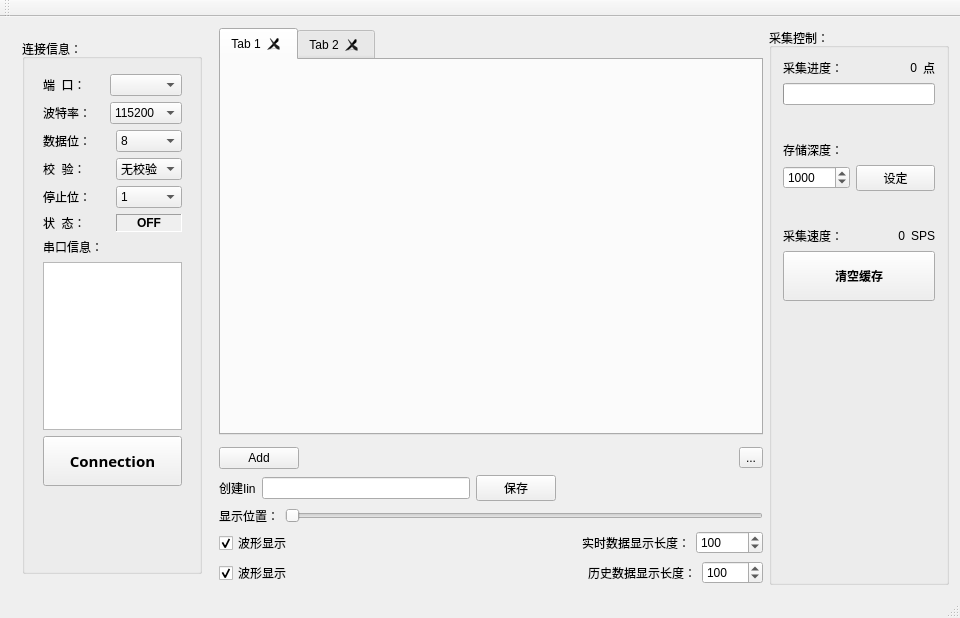
<?xml version="1.0" encoding="UTF-8"?>
<ui version="4.0">
 <class>PlayWindow</class>
 <widget class="QMainWindow" name="PlayWindow">
  <property name="geometry">
   <rect>
    <x>0</x>
    <y>0</y>
    <width>960</width>
    <height>618</height>
   </rect>
  </property>
  <property name="windowTitle">
   <string>PlayWindow</string>
  </property>
  <property name="styleSheet">
   <string notr="true"/>
  </property>
  <widget class="QWidget" name="centralWidget">
   <layout class="QHBoxLayout" name="horizontalLayout_14">
    <item>
     <layout class="QHBoxLayout" name="horizontalLayout_8">
      <item>
       <layout class="QHBoxLayout" name="horizontalLayout_7">
        <item>
         <widget class="QWidget" name="widget_2" native="true">
          <layout class="QVBoxLayout" name="verticalLayout_5">
           <item>
            <widget class="QGroupBox" name="groupBox">
             <property name="sizePolicy">
              <sizepolicy hsizetype="Fixed" vsizetype="Expanding">
               <horstretch>0</horstretch>
               <verstretch>0</verstretch>
              </sizepolicy>
             </property>
             <property name="minimumSize">
              <size>
               <width>180</width>
               <height>0</height>
              </size>
             </property>
             <property name="maximumSize">
              <size>
               <width>180</width>
               <height>16777215</height>
              </size>
             </property>
             <property name="title">
              <string>连接信息：</string>
             </property>
             <widget class="QWidget" name="layoutWidget">
              <property name="geometry">
               <rect>
                <x>10</x>
                <y>24</y>
                <width>161</width>
                <height>434</height>
               </rect>
              </property>
              <layout class="QVBoxLayout" name="verticalLayout_11">
               <item>
                <layout class="QHBoxLayout" name="horizontalLayout">
                 <item>
                  <widget class="QLabel" name="label_2">
                   <property name="text">
                    <string>端  口：</string>
                   </property>
                  </widget>
                 </item>
                 <item>
                  <widget class="QComboBox" name="comboBox_portName">
                   <property name="sizePolicy">
                    <sizepolicy hsizetype="Preferred" vsizetype="Preferred">
                     <horstretch>0</horstretch>
                     <verstretch>0</verstretch>
                    </sizepolicy>
                   </property>
                  </widget>
                 </item>
                </layout>
               </item>
               <item>
                <layout class="QHBoxLayout" name="horizontalLayout_9">
                 <item>
                  <widget class="QLabel" name="label_3">
                   <property name="text">
                    <string>波特率：</string>
                   </property>
                  </widget>
                 </item>
                 <item>
                  <widget class="QComboBox" name="comboBox_baudRate">
                   <property name="sizePolicy">
                    <sizepolicy hsizetype="Preferred" vsizetype="Preferred">
                     <horstretch>0</horstretch>
                     <verstretch>0</verstretch>
                    </sizepolicy>
                   </property>
                   <item>
                    <property name="text">
                     <string>115200</string>
                    </property>
                   </item>
                   <item>
                    <property name="text">
                     <string>460800</string>
                    </property>
                   </item>
                   <item>
                    <property name="text">
                     <string>230400</string>
                    </property>
                   </item>
                   <item>
                    <property name="text">
                     <string>256000</string>
                    </property>
                   </item>
                   <item>
                    <property name="text">
                     <string>128000</string>
                    </property>
                   </item>
                   <item>
                    <property name="text">
                     <string>19200</string>
                    </property>
                   </item>
                   <item>
                    <property name="text">
                     <string>9600</string>
                    </property>
                   </item>
                   <item>
                    <property name="text">
                     <string>4800</string>
                    </property>
                   </item>
                  </widget>
                 </item>
                </layout>
               </item>
               <item>
                <layout class="QHBoxLayout" name="horizontalLayout_10">
                 <item>
                  <widget class="QLabel" name="label_4">
                   <property name="text">
                    <string>数据位：</string>
                   </property>
                  </widget>
                 </item>
                 <item>
                  <widget class="QComboBox" name="comboBox_dataBits">
                   <property name="sizePolicy">
                    <sizepolicy hsizetype="Preferred" vsizetype="Preferred">
                     <horstretch>0</horstretch>
                     <verstretch>0</verstretch>
                    </sizepolicy>
                   </property>
                   <item>
                    <property name="text">
                     <string>8</string>
                    </property>
                   </item>
                   <item>
                    <property name="text">
                     <string>7</string>
                    </property>
                   </item>
                   <item>
                    <property name="text">
                     <string>6</string>
                    </property>
                   </item>
                   <item>
                    <property name="text">
                     <string>5</string>
                    </property>
                   </item>
                  </widget>
                 </item>
                </layout>
               </item>
               <item>
                <layout class="QHBoxLayout" name="horizontalLayout_11">
                 <item>
                  <widget class="QLabel" name="label_5">
                   <property name="text">
                    <string>校  验：</string>
                   </property>
                  </widget>
                 </item>
                 <item>
                  <widget class="QComboBox" name="comboBox_parity">
                   <property name="sizePolicy">
                    <sizepolicy hsizetype="Preferred" vsizetype="Preferred">
                     <horstretch>0</horstretch>
                     <verstretch>0</verstretch>
                    </sizepolicy>
                   </property>
                   <item>
                    <property name="text">
                     <string>无校验</string>
                    </property>
                   </item>
                   <item>
                    <property name="text">
                     <string>奇校验</string>
                    </property>
                   </item>
                   <item>
                    <property name="text">
                     <string>偶校验</string>
                    </property>
                   </item>
                  </widget>
                 </item>
                </layout>
               </item>
               <item>
                <layout class="QHBoxLayout" name="horizontalLayout_12">
                 <item>
                  <widget class="QLabel" name="label_6">
                   <property name="text">
                    <string>停止位：</string>
                   </property>
                  </widget>
                 </item>
                 <item>
                  <widget class="QComboBox" name="comboBox_stopBits">
                   <property name="sizePolicy">
                    <sizepolicy hsizetype="Preferred" vsizetype="Preferred">
                     <horstretch>0</horstretch>
                     <verstretch>0</verstretch>
                    </sizepolicy>
                   </property>
                   <item>
                    <property name="text">
                     <string>1</string>
                    </property>
                   </item>
                   <item>
                    <property name="text">
                     <string>2</string>
                    </property>
                   </item>
                  </widget>
                 </item>
                </layout>
               </item>
               <item>
                <layout class="QHBoxLayout" name="horizontalLayout_13">
                 <item>
                  <widget class="QLabel" name="label_7">
                   <property name="text">
                    <string>状  态：</string>
                   </property>
                  </widget>
                 </item>
                 <item>
                  <widget class="QLabel" name="label_status">
                   <property name="font">
                    <font>
                     <weight>75</weight>
                     <bold>true</bold>
                    </font>
                   </property>
                   <property name="autoFillBackground">
                    <bool>true</bool>
                   </property>
                   <property name="frameShape">
                    <enum>QFrame::Panel</enum>
                   </property>
                   <property name="frameShadow">
                    <enum>QFrame::Sunken</enum>
                   </property>
                   <property name="text">
                    <string>OFF</string>
                   </property>
                   <property name="alignment">
                    <set>Qt::AlignCenter</set>
                   </property>
                  </widget>
                 </item>
                </layout>
               </item>
               <item>
                <layout class="QVBoxLayout" name="verticalLayout_4">
                 <item>
                  <layout class="QVBoxLayout" name="verticalLayout_3">
                   <item>
                    <widget class="QLabel" name="label_8">
                     <property name="text">
                      <string>串口信息：</string>
                     </property>
                    </widget>
                   </item>
                   <item>
                    <widget class="QTextEdit" name="textEdit_serialInfo">
                     <property name="sizePolicy">
                      <sizepolicy hsizetype="Preferred" vsizetype="Expanding">
                       <horstretch>0</horstretch>
                       <verstretch>0</verstretch>
                      </sizepolicy>
                     </property>
                     <property name="font">
                      <font>
                       <weight>75</weight>
                       <bold>true</bold>
                      </font>
                     </property>
                     <property name="html">
                      <string>&lt;!DOCTYPE HTML PUBLIC &quot;-//W3C//DTD HTML 4.0//EN&quot; &quot;http://www.w3.org/TR/REC-html40/strict.dtd&quot;&gt;
&lt;html&gt;&lt;head&gt;&lt;meta name=&quot;qrichtext&quot; content=&quot;1&quot; /&gt;&lt;style type=&quot;text/css&quot;&gt;
p, li { white-space: pre-wrap; }
&lt;/style&gt;&lt;/head&gt;&lt;body style=&quot; font-family:'SimSun'; font-size:9pt; font-weight:600; font-style:normal;&quot;&gt;
&lt;p style=&quot;-qt-paragraph-type:empty; margin-top:0px; margin-bottom:0px; margin-left:0px; margin-right:0px; -qt-block-indent:0; text-indent:0px;&quot;&gt;&lt;br /&gt;&lt;/p&gt;&lt;/body&gt;&lt;/html&gt;</string>
                     </property>
                    </widget>
                   </item>
                  </layout>
                 </item>
                 <item>
                  <widget class="QPushButton" name="pushButton_connect">
                   <property name="minimumSize">
                    <size>
                     <width>0</width>
                     <height>50</height>
                    </size>
                   </property>
                   <property name="font">
                    <font>
                     <family>微软雅黑</family>
                     <pointsize>11</pointsize>
                     <weight>75</weight>
                     <bold>true</bold>
                    </font>
                   </property>
                   <property name="text">
                    <string>Connection</string>
                   </property>
                  </widget>
                 </item>
                </layout>
               </item>
              </layout>
             </widget>
            </widget>
           </item>
          </layout>
         </widget>
        </item>
        <item>
         <layout class="QVBoxLayout" name="verticalLayout_2">
          <item>
           <widget class="BaseTabWidget" name="tabWidget_tab">
            <property name="currentIndex">
             <number>0</number>
            </property>
            <property name="tabsClosable">
             <bool>true</bool>
            </property>
            <widget class="QWidget" name="tab_3">
             <attribute name="title">
              <string>Tab 1</string>
             </attribute>
            </widget>
            <widget class="QWidget" name="tab_4">
             <attribute name="title">
              <string>Tab 2</string>
             </attribute>
            </widget>
           </widget>
          </item>
          <item>
           <widget class="ChartView" name="widget_chartView" native="true">
            <property name="minimumSize">
             <size>
              <width>0</width>
              <height>0</height>
             </size>
            </property>
            <property name="styleSheet">
             <string notr="true">background-color: rgb(242, 247, 255);</string>
            </property>
           </widget>
          </item>
          <item>
           <layout class="QVBoxLayout" name="verticalLayout">
            <item>
             <layout class="QHBoxLayout" name="horizontalLayout_4">
              <item>
               <widget class="QPushButton" name="add_tabWidget">
                <property name="text">
                 <string>Add</string>
                </property>
               </widget>
              </item>
              <item>
               <spacer name="horizontalSpacer_3">
                <property name="orientation">
                 <enum>Qt::Horizontal</enum>
                </property>
                <property name="sizeHint" stdset="0">
                 <size>
                  <width>401</width>
                  <height>18</height>
                 </size>
                </property>
               </spacer>
              </item>
              <item>
               <widget class="QToolButton" name="toolButton_color">
                <property name="text">
                 <string>...</string>
                </property>
               </widget>
              </item>
             </layout>
            </item>
            <item>
             <layout class="QHBoxLayout" name="horizontalLayout_2">
              <item>
               <widget class="QLabel" name="label">
                <property name="text">
                 <string>创建Iin</string>
                </property>
               </widget>
              </item>
              <item>
               <widget class="QLineEdit" name="lineEdit_ini"/>
              </item>
              <item>
               <widget class="QPushButton" name="pushButton_save_ini">
                <property name="text">
                 <string>保存</string>
                </property>
               </widget>
              </item>
              <item>
               <spacer name="horizontalSpacer_2">
                <property name="orientation">
                 <enum>Qt::Horizontal</enum>
                </property>
                <property name="sizeHint" stdset="0">
                 <size>
                  <width>40</width>
                  <height>20</height>
                 </size>
                </property>
               </spacer>
              </item>
             </layout>
            </item>
            <item>
             <layout class="QHBoxLayout" name="horizontalLayout_23">
              <item>
               <widget class="QLabel" name="label_24">
                <property name="text">
                 <string>显示位置：</string>
                </property>
               </widget>
              </item>
              <item>
               <widget class="QSlider" name="horizontalSlider_plotStartPosition">
                <property name="orientation">
                 <enum>Qt::Horizontal</enum>
                </property>
               </widget>
              </item>
             </layout>
            </item>
            <item>
             <layout class="QHBoxLayout" name="horizontalLayout_20">
              <item>
               <widget class="QCheckBox" name="checkBox_showRealtime">
                <property name="sizePolicy">
                 <sizepolicy hsizetype="Minimum" vsizetype="Preferred">
                  <horstretch>0</horstretch>
                  <verstretch>0</verstretch>
                 </sizepolicy>
                </property>
                <property name="text">
                 <string>波形显示</string>
                </property>
                <property name="checked">
                 <bool>true</bool>
                </property>
               </widget>
              </item>
              <item>
               <spacer name="horizontalSpacer_6">
                <property name="orientation">
                 <enum>Qt::Horizontal</enum>
                </property>
                <property name="sizeHint" stdset="0">
                 <size>
                  <width>40</width>
                  <height>20</height>
                 </size>
                </property>
               </spacer>
              </item>
              <item>
               <widget class="QLabel" name="label_22">
                <property name="text">
                 <string>实时数据显示长度：</string>
                </property>
               </widget>
              </item>
              <item>
               <widget class="QSpinBox" name="spinBox_realtimePlotLength">
                <property name="maximum">
                 <number>500000</number>
                </property>
                <property name="value">
                 <number>100</number>
                </property>
               </widget>
              </item>
             </layout>
            </item>
            <item>
             <layout class="QHBoxLayout" name="horizontalLayout_21">
              <item>
               <widget class="QCheckBox" name="checkBox_showHistory">
                <property name="text">
                 <string>波形显示</string>
                </property>
                <property name="checked">
                 <bool>true</bool>
                </property>
               </widget>
              </item>
              <item>
               <spacer name="horizontalSpacer">
                <property name="orientation">
                 <enum>Qt::Horizontal</enum>
                </property>
                <property name="sizeHint" stdset="0">
                 <size>
                  <width>40</width>
                  <height>20</height>
                 </size>
                </property>
               </spacer>
              </item>
              <item>
               <widget class="QLabel" name="label_23">
                <property name="text">
                 <string>历史数据显示长度：</string>
                </property>
               </widget>
              </item>
              <item>
               <widget class="QSpinBox" name="spinBox_historyPlotLength">
                <property name="maximum">
                 <number>50000</number>
                </property>
                <property name="value">
                 <number>100</number>
                </property>
               </widget>
              </item>
              <item>
               <layout class="QHBoxLayout" name="horizontalLayout_22"/>
              </item>
             </layout>
            </item>
           </layout>
          </item>
         </layout>
        </item>
       </layout>
      </item>
      <item>
       <widget class="QGroupBox" name="groupBox_2">
        <property name="minimumSize">
         <size>
          <width>180</width>
          <height>0</height>
         </size>
        </property>
        <property name="maximumSize">
         <size>
          <width>180</width>
          <height>16777215</height>
         </size>
        </property>
        <property name="title">
         <string>采集控制：</string>
        </property>
        <layout class="QVBoxLayout" name="verticalLayout_7">
         <item>
          <layout class="QHBoxLayout" name="horizontalLayout_5">
           <item>
            <widget class="QLabel" name="label_12">
             <property name="sizePolicy">
              <sizepolicy hsizetype="Preferred" vsizetype="Fixed">
               <horstretch>0</horstretch>
               <verstretch>0</verstretch>
              </sizepolicy>
             </property>
             <property name="text">
              <string>采集进度：</string>
             </property>
            </widget>
           </item>
           <item>
            <widget class="QLabel" name="label_samplesCount">
             <property name="sizePolicy">
              <sizepolicy hsizetype="Expanding" vsizetype="Preferred">
               <horstretch>0</horstretch>
               <verstretch>0</verstretch>
              </sizepolicy>
             </property>
             <property name="text">
              <string>0</string>
             </property>
             <property name="alignment">
              <set>Qt::AlignRight|Qt::AlignTrailing|Qt::AlignVCenter</set>
             </property>
            </widget>
           </item>
           <item>
            <widget class="QLabel" name="label_13">
             <property name="sizePolicy">
              <sizepolicy hsizetype="Minimum" vsizetype="Preferred">
               <horstretch>0</horstretch>
               <verstretch>0</verstretch>
              </sizepolicy>
             </property>
             <property name="text">
              <string>点</string>
             </property>
             <property name="alignment">
              <set>Qt::AlignRight|Qt::AlignTrailing|Qt::AlignVCenter</set>
             </property>
            </widget>
           </item>
          </layout>
         </item>
         <item>
          <widget class="QProgressBar" name="progressBar_acquisitionProgress">
           <property name="maximum">
            <number>10000</number>
           </property>
           <property name="value">
            <number>0</number>
           </property>
           <property name="textVisible">
            <bool>false</bool>
           </property>
           <property name="orientation">
            <enum>Qt::Horizontal</enum>
           </property>
          </widget>
         </item>
         <item>
          <spacer name="verticalSpacer_2">
           <property name="orientation">
            <enum>Qt::Vertical</enum>
           </property>
           <property name="sizeType">
            <enum>QSizePolicy::Fixed</enum>
           </property>
           <property name="sizeHint" stdset="0">
            <size>
             <width>20</width>
             <height>30</height>
            </size>
           </property>
          </spacer>
         </item>
         <item>
          <widget class="QLabel" name="label_9">
           <property name="sizePolicy">
            <sizepolicy hsizetype="Preferred" vsizetype="Fixed">
             <horstretch>0</horstretch>
             <verstretch>0</verstretch>
            </sizepolicy>
           </property>
           <property name="text">
            <string>存储深度：</string>
           </property>
          </widget>
         </item>
         <item>
          <layout class="QHBoxLayout" name="horizontalLayout_3">
           <item>
            <widget class="QSpinBox" name="spinBox_storeLength">
             <property name="maximum">
              <number>500000</number>
             </property>
             <property name="value">
              <number>1000</number>
             </property>
            </widget>
           </item>
           <item>
            <widget class="QPushButton" name="pushButton_resetStoreLength">
             <property name="text">
              <string>设定</string>
             </property>
            </widget>
           </item>
          </layout>
         </item>
         <item>
          <spacer name="verticalSpacer_3">
           <property name="orientation">
            <enum>Qt::Vertical</enum>
           </property>
           <property name="sizeType">
            <enum>QSizePolicy::Fixed</enum>
           </property>
           <property name="sizeHint" stdset="0">
            <size>
             <width>20</width>
             <height>30</height>
            </size>
           </property>
          </spacer>
         </item>
         <item>
          <layout class="QHBoxLayout" name="horizontalLayout_6">
           <item>
            <widget class="QLabel" name="label_14">
             <property name="text">
              <string>采集速度：</string>
             </property>
            </widget>
           </item>
           <item>
            <widget class="QLabel" name="label_sampleSpeed">
             <property name="sizePolicy">
              <sizepolicy hsizetype="Expanding" vsizetype="Preferred">
               <horstretch>0</horstretch>
               <verstretch>0</verstretch>
              </sizepolicy>
             </property>
             <property name="text">
              <string>0</string>
             </property>
             <property name="alignment">
              <set>Qt::AlignRight|Qt::AlignTrailing|Qt::AlignVCenter</set>
             </property>
            </widget>
           </item>
           <item>
            <widget class="QLabel" name="label_16">
             <property name="text">
              <string>SPS</string>
             </property>
             <property name="alignment">
              <set>Qt::AlignRight|Qt::AlignTrailing|Qt::AlignVCenter</set>
             </property>
            </widget>
           </item>
          </layout>
         </item>
         <item>
          <widget class="QPushButton" name="pushButton_clearCache">
           <property name="minimumSize">
            <size>
             <width>0</width>
             <height>50</height>
            </size>
           </property>
           <property name="font">
            <font>
             <weight>75</weight>
             <bold>true</bold>
            </font>
           </property>
           <property name="text">
            <string>清空缓存</string>
           </property>
          </widget>
         </item>
         <item>
          <spacer name="verticalSpacer">
           <property name="orientation">
            <enum>Qt::Vertical</enum>
           </property>
           <property name="sizeHint" stdset="0">
            <size>
             <width>20</width>
             <height>40</height>
            </size>
           </property>
          </spacer>
         </item>
        </layout>
       </widget>
      </item>
     </layout>
    </item>
   </layout>
  </widget>
  <widget class="QMenuBar" name="menuBar">
   <property name="geometry">
    <rect>
     <x>0</x>
     <y>0</y>
     <width>960</width>
     <height>23</height>
    </rect>
   </property>
  </widget>
  <widget class="QToolBar" name="mainToolBar">
   <attribute name="toolBarArea">
    <enum>TopToolBarArea</enum>
   </attribute>
   <attribute name="toolBarBreak">
    <bool>false</bool>
   </attribute>
  </widget>
  <widget class="QStatusBar" name="statusBar"/>
 </widget>
 <layoutdefault spacing="6" margin="11"/>
 <customwidgets>
  <customwidget>
   <class>BaseTabWidget</class>
   <extends>QTabWidget</extends>
   <header>TabBar/BaseTabWidget.h</header>
   <container>1</container>
  </customwidget>
  <customwidget>
   <class>ChartView</class>
   <extends>QWidget</extends>
   <header>View/ChartView.h</header>
   <container>1</container>
  </customwidget>
 </customwidgets>
 <resources/>
 <connections/>
</ui>
